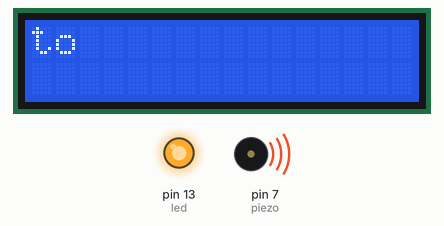
Recording of a sketch running on a simulated Arduino Uno, built with avr-gcc and run on an emulated ATmega328P. Shown: 16×2 character LCD, output pins drawn as LEDs (lit = HIGH), buzzer (waves = sounding).

Above: at 0.74 s.
At 24.5 s:
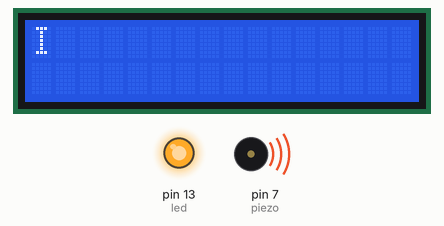
At 29.2 s:
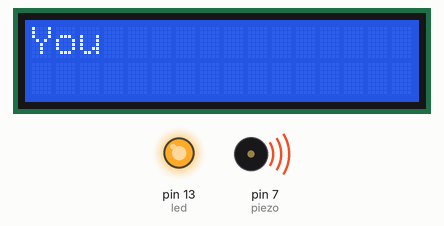
At 34.2 s:
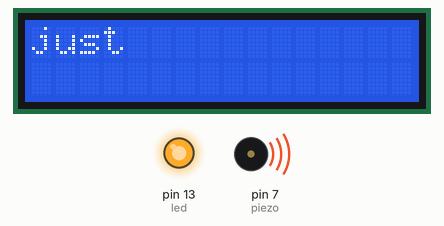
Timing chart, 0 to 40.0 s (numbered marks = the images above):
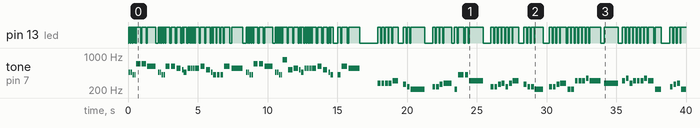

The sketch:

never_gonna_give_you_up.ino
```cpp
#include <LiquidCrystal.h>
LiquidCrystal lcd(12, 11, 5, 4, 3, 2);

#define a3f    208
#define b3f    233
#define b3     247
#define c4     261
#define c4s    277
#define e4f    311
#define f4     349
#define a4f    415
#define b4f    466
#define b4     493
#define c5     523
#define c5s    554
#define e5f    622
#define f5     698
#define f5s    740
#define a5f    831

#define rest   -1

int piezo = 7;
int led = LED_BUILTIN;

volatile int beatlength = 100;
float beatseparationconstant = 0.3;

int threshold;
int a; // part index
int b; // song index
int c; // lyric index
boolean flag;

// Intro
int song1_intro_melody[] = {
  c5s, e5f, e5f, f5, a5f, f5s, f5, e5f, c5s, e5f, rest, a4f, a4f
};

int song1_intro_rhythmn[] = {
  6, 10, 6, 6, 1, 1, 1, 1, 6, 10, 4, 2, 10
};

// Verse
int song1_verse1_melody[] = {
  rest, c4s, c4s, c4s, c4s, e4f, rest, c4, b3f, a3f,
  rest, b3f, b3f, c4, c4s, a3f, a4f, a4f, e4f,
  rest, b3f, b3f, c4, c4s, b3f,
  c4s, e4f, rest, c4, b3f, b3f, a3f,
  rest, b3f, b3f, c4, c4s, a3f, a3f, e4f,
  e4f, e4f, f4, e4f,
  c4s, e4f, f4, c4s, e4f, e4f, e4f, f4, e4f, a3f,
  rest, b3f, c4, c4s, a3f, rest, e4f, f4, e4f
};

int song1_verse1_rhythmn[] = {
  2, 1, 1, 1, 1, 2, 1, 1, 1, 5,
  1, 1, 1, 1, 3, 1, 2, 1, 5,
  1, 1, 1, 1, 1,
  1, 1, 2, 1, 1, 1, 1, 3,
  1, 1, 1, 1, 2, 1, 1, 1, 1, 1, 1, 4,
  5, 1, 1, 1,
  1, 1, 1, 1, 2, 2,
  2, 1, 1, 1, 3, 1, 1, 1, 3
};

const char* lyrics_verse1[] = {
  "We're ", "no ", "strangers ", "", "to ", "love ", "", "\n",
  "You ", "know ", "the ", "rules ", "and ", "so ", "do ", "I\n",
  "A ", "full ", "commitment's ", "", "", "what ", "I'm ", "thinking ", "", "of\n",
  "You ", "wouldn't ", "", "get ", "this ", "from ", "any ", "", "other ", "", "guy\n",
  "I ", "just ", "wanna ", "", "tell ", "you ", "how ", "I'm ", "feeling\n",
  "Gotta ", "", "make ", "you ", "understand", "", "\n"
};

// Chorus
int song1_chorus_melody[] = {
  b4f, b4f, a4f, a4f,
  f5, f5, e5f, b4f, b4f, a4f, a4f, e5f, e5f, c5s, c5, b4f,
  c5s, c5s, c5s, c5s,
  c5s, e5f, c5, b4f, a4f, a4f, a4f, e5f, c5s,
  b4f, b4f, a4f, a4f,
  f5, f5, e5f, b4f, b4f, a4f, a4f, a5f, c5, c5s, c5, b4f,
  c5s, c5s, c5s, c5s,
  c5s, e5f, c5, b4f, a4f, rest, a4f, e5f, c5s, rest
};

int song1_chorus_rhythmn[] = {
  1, 1, 1, 1,
  3, 3, 6, 1, 1, 1, 1, 3, 3, 3, 1, 2,
  1, 1, 1, 1,
  3, 3, 3, 1, 2, 2, 2, 4, 8,
  1, 1, 1, 1,
  3, 3, 6, 1, 1, 1, 1, 3, 3, 3,
  1, 2,
  1, 1, 1, 1,
  3, 3, 3, 1, 2, 2, 2, 4, 8, 4
};

const char* lyrics_chorus[] = {
  "Never ", "", "gonna ", "", "give ", "you ", "up\n",
  "Never ", "", "gonna ", "", "let ", "you ", "down", "", "\n",
  "Never ", "", "gonna ", "", "run ", "around ", "", "", "", "and ", "desert ", "", "you\n",
  "Never ", "", "gonna ", "", "make ", "you ", "cry\n",
  "Never ", "", "gonna ", "", "say ", "goodbye ", "", "", "\n",
  "Never ", "", "gonna ", "", "tell ", "a ", "lie ", "", "", "and ", "hurt ", "you\n"
};

void setup() {
  lcd.begin(16, 2);
  lcd.clear();
  pinMode(piezo, OUTPUT);
  pinMode(led, OUTPUT);

  digitalWrite(led, LOW);
  Serial.begin(9600);
  flag = true;

  a = 4;
  b = 0;
  c = 0;
}

void loop() {
  if (flag == true) {
    play();
  }
}

void play() {
  int notelength;

  if (a == 1 || a == 2) {
    notelength = beatlength * song1_intro_rhythmn[b];
    if (song1_intro_melody[b] > 0) {
      digitalWrite(led, HIGH);
      tone(piezo, song1_intro_melody[b], notelength);
    }
    b++;
    if (b >= sizeof(song1_intro_melody) / sizeof(int)) {
      a++;
      b = 0;
      c = 0;
    }
  }
  else if (a == 3 || a == 5) {
    notelength = beatlength * 2 * song1_verse1_rhythmn[b];
    if (song1_verse1_melody[b] > 0) {
      digitalWrite(led, HIGH);
      lcd.clear();
      lcd.setCursor(0, 0);
      lcd.print(lyrics_verse1[c]);  // or lyrics_chorus[c]

      tone(piezo, song1_verse1_melody[b], notelength);
      c++;
    }
    b++;
    if (b >= sizeof(song1_verse1_melody) / sizeof(int)) {
      a++;
      b = 0;
      c = 0;
    }
  }
  else if (a == 4 || a == 6) {
    notelength = beatlength * song1_chorus_rhythmn[b];
    if (song1_chorus_melody[b] > 0) {
      digitalWrite(led, HIGH);
      lcd.clear();
      lcd.setCursor(0, 0);
      lcd.print(lyrics_verse1[c]);  // or lyrics_chorus[c]

      tone(piezo, song1_chorus_melody[b], notelength);
      c++;
    }
    b++;
    if (b >= sizeof(song1_chorus_melody) / sizeof(int)) {
      Serial.println("");
      a++;
      b = 0;
      c = 0;
    }
  }

  delay(notelength);
  noTone(piezo);
  digitalWrite(led, LOW);
  delay(notelength * beatseparationconstant);

  if (a == 7) {
    a = 1;
  }
}
```

Measured:
- by itself, tone on pin 7 (piezo): plays 466 Hz for 0.10 s, 466 Hz for 0.10 s, 415 Hz for 0.10 s, 415 Hz for 0.10 s, 698 Hz for 0.30 s, 698 Hz for 0.30 s … (109 notes in this stretch)
- what the display in image 1 shows lasts 1.5 s, from 24.5 s to 26.0 s
- what the display in image 2 shows lasts 1.0 s, from 29.2 s to 30.2 s
